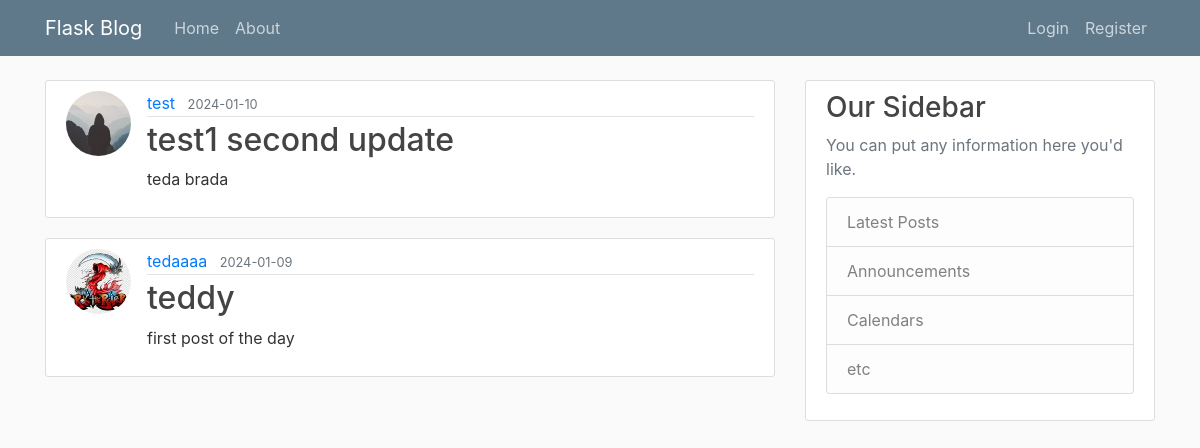
Page /home on the earlier database version.
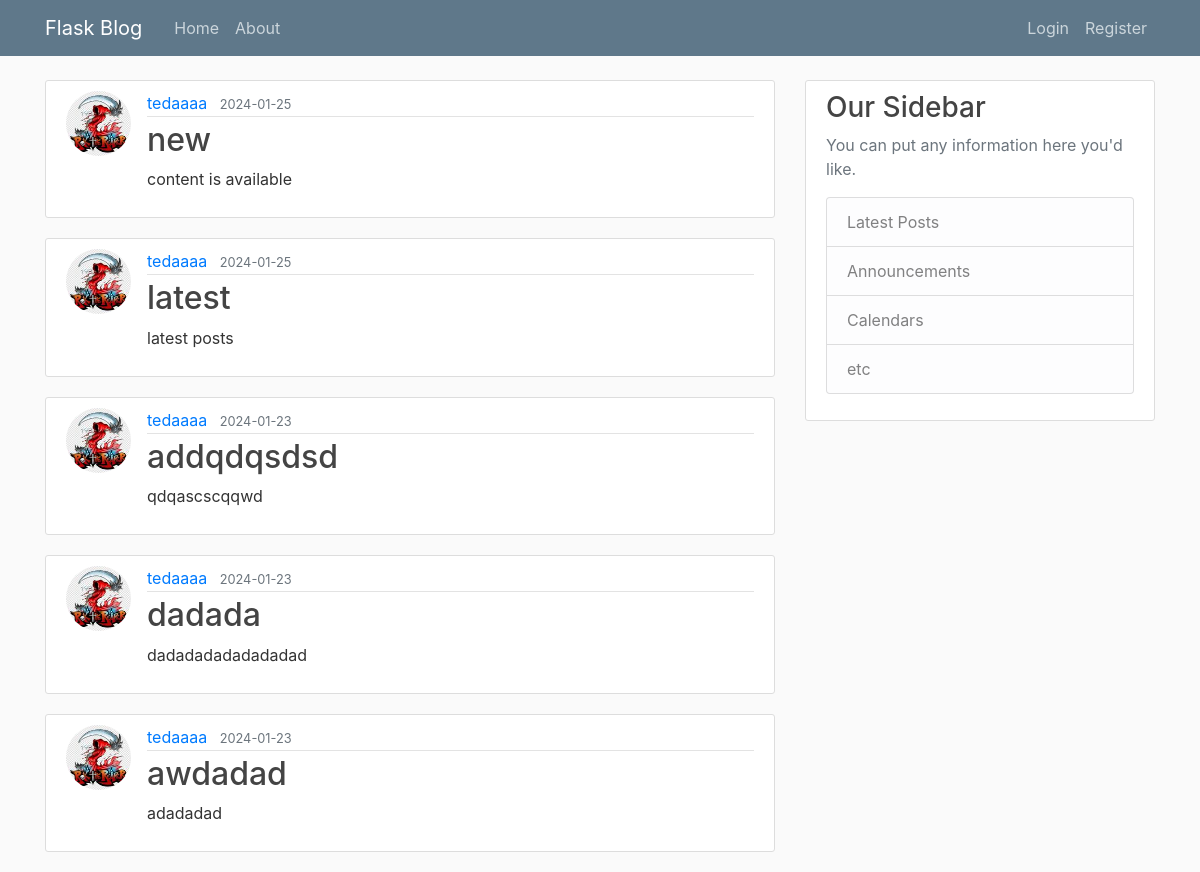
Same page on the later database version.
### flask_blog/models.py (models this page shows, shortened)
class Post(db.Model):
    id = db.Column(db.Integer, primary_key=True)
    title = db.Column(db.String(100), nullable=False)
    date_posted = db.Column(db.DateTime, nullable=False, default=datetime.utcnow)
    content = db.Column(db.Text, nullable=False)
    user_id = db.Column(db.Integer, db.ForeignKey('user.id'), nullable=False)

class User(db.Model, UserMixin):
    id = db.Column(db.Integer, primary_key=True)
    username = db.Column(db.String(20), unique=True, nullable=False)
    email = db.Column(db.String(120), unique=True, nullable=False)
    image_file = db.Column(db.String(20), nullable=False, default='default.jpg')
    password = db.Column(db.String(60), nullable=False)
    posts = db.relationship('Post', backref='author', lazy=True)

### flask_blog/route.py (the view)
@app.route("/")
@app.route("/home")
def home():
    page = request.args.get('page',1,type=int)
    posts = Post.query.order_by(Post.date_posted.desc()).paginate(page=page,per_page=5)
    return render_template('home.html',posts=posts)

### flask_blog/templates/home.html
{% extends "layout.html"%}
{% block content %}
{% for post in posts %}
<article class="media content-section">
  <img class="rounded-circle article-img" src="{{url_for('static',filename='profile_pics/'+ post.author.image_file) }}">
    <div class="media-body">
      <div class="article-metadata">
        <a class="mr-2" href="#">{{ post.author.username }}</a>
        <small class="text-muted">{{ post.date_posted.strftime('%Y-%m-%d') }}</small>
      </div>
      <h2><a class="article-title" href="{{url_for('post', post_id=post.id) }}">{{ post.title }}</a></h2>
      <p class="article-content">{{ post.content }}</p>
    </div>
  </article>
{% endfor %}
{% endblock content %}

Differences in the rows shown:
no longer on this page (row unchanged): Post: image_file (placeholder picture), author.username "test", date_posted "2024-01-10", title "test1 second update", content "teda brada"
no longer on this page (row unchanged): Post: image_file (picture), author.username "tedaaaa", date_posted "2024-01-09", title "teddy", content "first post of the day"
added Post: image_file (picture), author.username "tedaaaa", date_posted "2024-01-25", title "new", content "content is available"
added Post: image_file (picture), author.username "tedaaaa", date_posted "2024-01-25", title "latest", content "latest posts"
added Post: image_file (picture), author.username "tedaaaa", date_posted "2024-01-23", title "addqdqsdsd", content "qdqascscqqwd"
added Post: image_file (picture), author.username "tedaaaa", date_posted "2024-01-23", title "dadada", content "dadadadadadadadad"
added Post: image_file (picture), author.username "tedaaaa", date_posted "2024-01-23", title "awdadad", content "adadadad"
